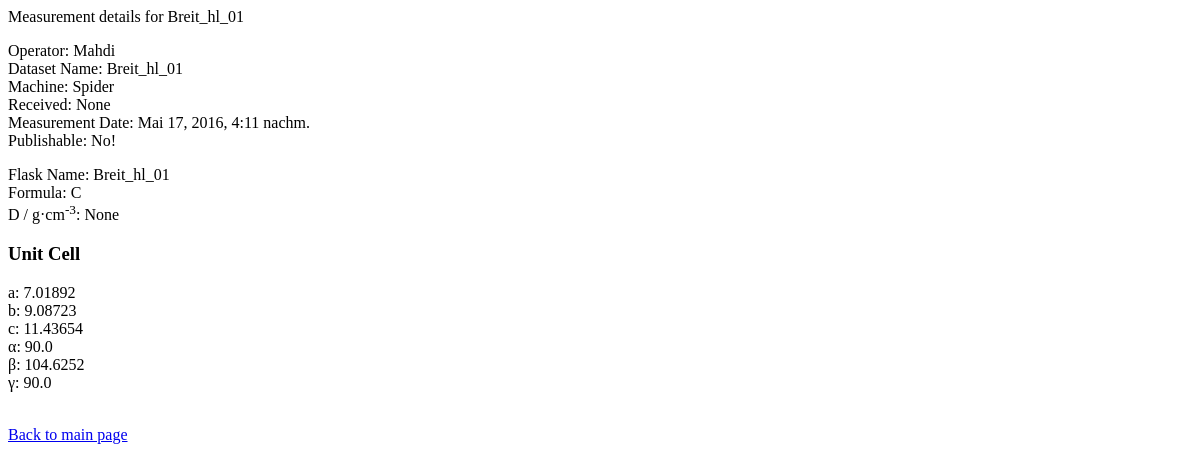
Before: /stdb/2/ with the older database file.
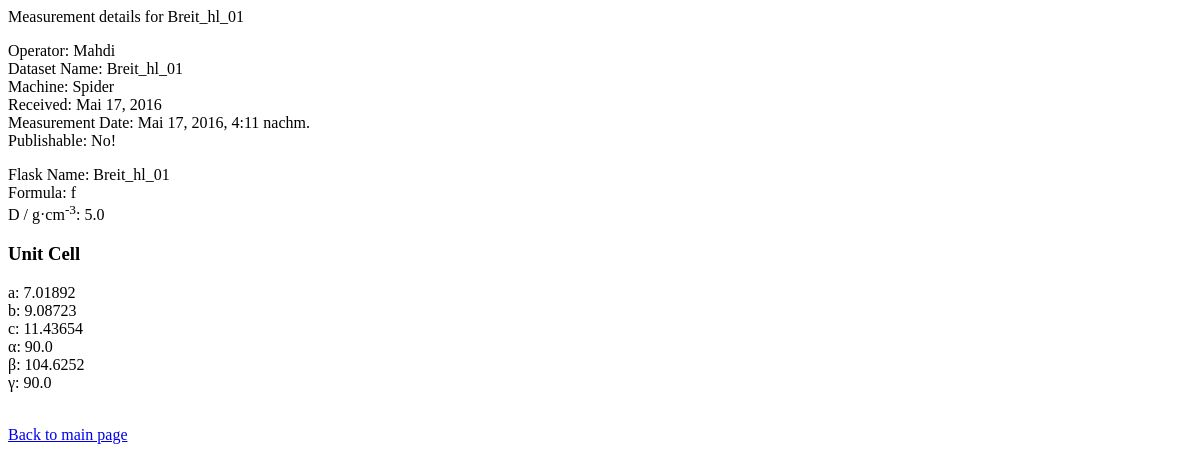
After: the same page with the newer database file.
### stdb/models.py (models this page shows, shortened)
class Dataset(models.Model):
    name = models.CharField(max_length=200)
    flask_name = models.CharField(max_length=200)
    formula = models.CharField(max_length=200)
    machine = models.CharField(max_length=200)
    operator = models.CharField(max_length=200, verbose_name='Who measured the structure?')
    measure_date = models.DateTimeField(verbose_name='date measured')
    received = models.DateField(verbose_name='date received', blank=True, null=True)
    output = models.DateField(verbose_name='date outgoing', blank=True, null=True)
    crystal_size_x = models.FloatField(max_length=4, default=0, blank=True,
                                       validators = [MinValueValidator(0), MaxValueValidator(500)])
    crystal_size_y = models.FloatField(max_length=4, default=0, blank=True,
                                       validators=[MinValueValidator(0), MaxValueValidator(500)])
    crystal_size_z = models.FloatField(max_length=4, default=0, blank=True,
                                       validators=[MinValueValidator(0), MaxValueValidator(500)])
    customer = models.CharField(max_length=100, blank=True)
    is_publishable = models.BooleanField(default=False)
    comment = models.TextField(max_length=2000, blank=True)
    cell_a = models.FloatField(max_length=8, default=0, verbose_name='a', validators = [MinValueValidator(0), MaxValueValidator(500)])
    cell_b = models.FloatField(max_length=8, default=0, verbose_name='b', validators=[MinValueValidator(0), MaxValueValidator(500)])
    cell_c = models.FloatField(max_length=8, default=0, verbose_name='c', validators=[MinValueValidator(0), MaxValueValidator(500)])
    alpha = models.FloatField(max_length=8, default=0, validators = [MinValueValidator(0), MaxValueValidator(180)])
    beta = models.FloatField(max_length=8, default=0, validators = [MinValueValidator(0), MaxValueValidator(180)])
    gamma = models.FloatField(max_length=8, default=0, validators = [MinValueValidator(0), MaxValueValidator(180)])
    R1_all = models.FloatField(max_length=5, default=0,
                               validators = [MinValueValidator(0), MaxValueValidator(1)], blank=True)
    wR2_all = models.FloatField(max_length=5, default=0,
                                validators = [MinValueValidator(0), MaxValueValidator(1)], blank=True)
    R1_2s = models.FloatField(max_length=5, default=0,
                              validators = [MinValueValidator(0), MaxValueValidator(1)], blank=True)
    wR2_2s = models.FloatField(max_length=5, default=0,
                               validators = [MinValueValidator(0), MaxValueValidator(1)], blank=True)
    density = models.FloatField(max_length=5, verbose_name='density (calc)', blank=True, null=True)
    mu = models.FloatField(max_length=5, verbose_name='absorption [mm-1]', blank=True, null=True)
    formular_weight = models.FloatField(max_length=8, verbose_name='Formular weight', blank=True, null=True)
    colour = models.CharField(max_length=20, blank=True)
    shape = models.CharField(max_length=20, blank=True)
    temperature = models.FloatField(max_length=5, verbose_name='Temperature [K]', blank=True, default=0, null=True)
    crystal_system = models.CharField(max_length=15, blank=True)
    space_group = models.CharField(max_length=15, blank=True)
    volume = models.FloatField(max_length=5, blank=True, null=True)
    Z = models.IntegerField(blank=True, null=True)
    wavelength = models.FloatField(max_length=10, blank=True, null=True)
    radiation_type = models.CharField(max_length=8, blank=True)
    theta_min = models.FloatField(max_length=10, blank=True, null=True)
    theta_max = models.FloatField(max_length=10, blank=True, null=True)
    measured_refl = models.FloatField(max_length=10, blank=True, null=True)
    indep_refl = models.FloatField(max_length=20, blank=True, null=True)
    refl_used = models.FloatField(max_length=15, blank=True, null=True)
    r_int = models.FloatField(max_length=10, blank=True, null=True)
    parameters = models.FloatField(max_length=10, blank=True, null=True)
    restraints = models.FloatField(max_length=10, blank=True, null=True)
    peak = models.FloatField(max_length=10, blank=True, null=True)
    hole = models.FloatField(max_length=10, blank=True, null=True)
    goof = models.FloatField(max_length=10, blank=True, null=True)
    cell_a.short_description = 'Unit Cell Parameter a'
    cell_b.short_description = 'Unit Cell Parameter b'
    cell_c.short_description = 'Unit Cell Parameter c'
    alpha.short_description = 'Unit Cell Parameter alpha'
    beta.short_description = 'Unit Cell Parameter beta'
    gamma.short_description = 'Unit Cell Parameter gamma'
    Z.empty_value_display = '?'
    def was_measured_recently(self):
        now = timezone.now()
        return now - datetime.timedelta(days=7) <= self.measure_date <= now
    is_publishable.short_description = 'publishable?'
    is_publishable.boolean = True
    was_measured_recently.admin_order_field = 'measure_date'
    was_measured_recently.boolean = True
    was_measured_recently.short_description = 'Measured recently?'
    def publishable(self):
        if self.is_publishable:
            return True
        else:
            return False
    def format_formula(self):
        new_string = ''
        try:
            for item in self.formula:
                if item.isdigit():
                    new_string += '<sub> '+ item +' </sub>'
                else:
                    new_string += escape(item)
                return mark_safe(new_string)
        except:
            return ''

### stdb/views.py (the view)
# urls.py: url(r'^(?P<pk>[0-9]+)/$', views.DetailView.as_view(), name='detail'),
class DetailView(generic.DetailView):
    model = Dataset
    template_name = 'stdb/detail.html'

### stdb/templates/stdb/detail.html (shortened to what this page needs)
<!DOCTYPE html>
{% block title %}Measurement details for {{ dataset.name }}{% endblock %}
    <p>
    <dl>
    <dt>Operator: {{ dataset.operator }} </dt>
    <dt>Dataset Name: {{ dataset.name }} </dt>
    <dt>Machine: {{ dataset.machine }} </dt>
    <dt>Received: {{ dataset.received }} </dt>
    <dt>Measurement Date: {{ dataset.measure_date }} </dt>
    <dt>Publishable: {% if dataset.is_publishable %} Yes! {% else %} No! {% endif %}</dt>
    </dl>
    </p>
    <dl>
    <dt>Flask Name: {{ dataset.name }} </dt>
    <dt>Formula: {{ dataset.format_formula }} </dt>
    <dt>D / g&CenterDot;cm<sup>-3</sup>: {{ dataset.density }} </dt>
    <p>
        <h3>Unit Cell</h3>
        <dt><it>a</it>: {{ dataset.cell_a }} </dt>
        <dt><it>b</it>: {{ dataset.cell_b }} </dt>
        <dt><it>c</it>: {{ dataset.cell_c }} </dt>
        <dt><it>&alpha;</it>: {{ dataset.alpha }} </dt>
        <dt><it>&beta;</it>: {{ dataset.beta }} </dt>
        <dt><it>&gamma;</it>: {{ dataset.gamma }} </dt>
    </p>
    </dl>
<a href="{% url 'index' %}">Back to main page</a>

Changed rows visible on the page:
changed Dataset "Breit_hl_01": received "None" → "Mai 17, 2016"; format_formula "C" → "f"; density "None" → "5.0"
